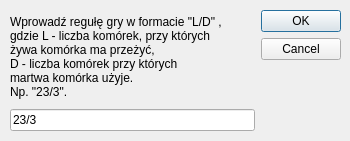
<?xml version="1.0" encoding="UTF-8"?>
<ui version="4.0">
 <class>GetRuleDialog</class>
 <widget class="QDialog" name="GetRuleDialog">
  <property name="geometry">
   <rect>
    <x>0</x>
    <y>0</y>
    <width>350</width>
    <height>141</height>
   </rect>
  </property>
  <property name="windowTitle">
   <string>Wprowadź regułę</string>
  </property>
  <widget class="QWidget" name="layoutWidget">
   <property name="geometry">
    <rect>
     <x>10</x>
     <y>10</y>
     <width>331</width>
     <height>121</height>
    </rect>
   </property>
   <layout class="QHBoxLayout" name="horizontalLayout">
    <item>
     <layout class="QVBoxLayout" name="verticalLayout">
      <item>
       <widget class="QLabel" name="label">
        <property name="text">
         <string>Wprowadź regułę gry w formacie &quot;L/D&quot; ,
gdzie L - liczba komórek, przy których 
żywa komórka ma przeżyć,
D - liczba komórek przy których 
martwa komórka użyje.
Np. &quot;23/3&quot;.</string>
        </property>
       </widget>
      </item>
      <item>
       <widget class="QLineEdit" name="line_edit_rule">
        <property name="text">
         <string>23/3</string>
        </property>
       </widget>
      </item>
     </layout>
    </item>
    <item>
     <widget class="QDialogButtonBox" name="buttonBox">
      <property name="orientation">
       <enum>Qt::Vertical</enum>
      </property>
      <property name="standardButtons">
       <set>QDialogButtonBox::Cancel|QDialogButtonBox::Ok</set>
      </property>
     </widget>
    </item>
   </layout>
  </widget>
 </widget>
 <resources/>
 <connections>
  <connection>
   <sender>buttonBox</sender>
   <signal>accepted()</signal>
   <receiver>GetRuleDialog</receiver>
   <slot>accept()</slot>
   <hints>
    <hint type="sourcelabel">
     <x>248</x>
     <y>254</y>
    </hint>
    <hint type="destinationlabel">
     <x>157</x>
     <y>274</y>
    </hint>
   </hints>
  </connection>
  <connection>
   <sender>buttonBox</sender>
   <signal>rejected()</signal>
   <receiver>GetRuleDialog</receiver>
   <slot>reject()</slot>
   <hints>
    <hint type="sourcelabel">
     <x>316</x>
     <y>260</y>
    </hint>
    <hint type="destinationlabel">
     <x>286</x>
     <y>274</y>
    </hint>
   </hints>
  </connection>
 </connections>
</ui>
